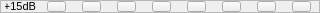
     <widget class="QFrame" name="frame_16">
      <property name="minimumSize">
       <size>
        <width>320</width>
        <height>13</height>
       </size>
      </property>
      <property name="maximumSize">
       <size>
        <width>320</width>
        <height>13</height>
       </size>
      </property>
      <property name="frameShape">
       <enum>QFrame::StyledPanel</enum>
      </property>
      <property name="frameShadow">
       <enum>QFrame::Raised</enum>
      </property>
      <widget class="QPushButton" name="In4_15">
       <property name="geometry">
        <rect>
         <x>152</x>
         <y>1</y>
         <width>19</width>
         <height>11</height>
        </rect>
       </property>
       <property name="minimumSize">
        <size>
         <width>19</width>
         <height>11</height>
        </size>
       </property>
       <property name="maximumSize">
        <size>
         <width>19</width>
         <height>11</height>
        </size>
       </property>
       <property name="text">
        <string/>
       </property>
       <property name="checkable">
        <bool>true</bool>
       </property>
       <property name="autoExclusive">
        <bool>true</bool>
       </property>
       <attribute name="buttonGroup">
        <string notr="true">buttonGroup4</string>
       </attribute>
      </widget>
      <widget class="QPushButton" name="In3_15">
       <property name="geometry">
        <rect>
         <x>117</x>
         <y>1</y>
         <width>19</width>
         <height>11</height>
        </rect>
       </property>
       <property name="minimumSize">
        <size>
         <width>19</width>
         <height>11</height>
        </size>
       </property>
       <property name="maximumSize">
        <size>
         <width>19</width>
         <height>11</height>
        </size>
       </property>
       <property name="text">
        <string/>
       </property>
       <property name="checkable">
        <bool>true</bool>
       </property>
       <property name="autoExclusive">
        <bool>true</bool>
       </property>
       <attribute name="buttonGroup">
        <string notr="true">buttonGroup3</string>
       </attribute>
      </widget>
      <widget class="QPushButton" name="In1_15">
       <property name="geometry">
        <rect>
         <x>47</x>
         <y>1</y>
         <width>19</width>
         <height>11</height>
        </rect>
       </property>
       <property name="minimumSize">
        <size>
         <width>19</width>
         <height>11</height>
        </size>
       </property>
       <property name="maximumSize">
        <size>
         <width>19</width>
         <height>11</height>
        </size>
       </property>
       <property name="text">
        <string/>
       </property>
       <property name="checkable">
        <bool>true</bool>
       </property>
       <property name="checked">
        <bool>false</bool>
       </property>
       <property name="autoExclusive">
        <bool>true</bool>
       </property>
       <attribute name="buttonGroup">
        <string notr="true">buttonGroup1</string>
       </attribute>
      </widget>
      <widget class="QPushButton" name="In8_15">
       <property name="geometry">
        <rect>
         <x>292</x>
         <y>1</y>
         <width>19</width>
         <height>11</height>
        </rect>
       </property>
       <property name="minimumSize">
        <size>
         <width>19</width>
         <height>11</height>
        </size>
       </property>
       <property name="maximumSize">
        <size>
         <width>19</width>
         <height>11</height>
        </size>
       </property>
       <property name="text">
        <string/>
       </property>
       <property name="checkable">
        <bool>true</bool>
       </property>
       <attribute name="buttonGroup">
        <string notr="true">buttonGroup8</string>
       </attribute>
      </widget>
      <widget class="QPushButton" name="In2_15">
       <property name="geometry">
        <rect>
         <x>82</x>
         <y>1</y>
         <width>19</width>
         <height>11</height>
        </rect>
       </property>
       <property name="minimumSize">
        <size>
         <width>19</width>
         <height>11</height>
        </size>
       </property>
       <property name="maximumSize">
        <size>
         <width>19</width>
         <height>11</height>
        </size>
       </property>
       <property name="text">
        <string/>
       </property>
       <property name="checkable">
        <bool>true</bool>
       </property>
       <property name="autoExclusive">
        <bool>true</bool>
       </property>
       <attribute name="buttonGroup">
        <string notr="true">buttonGroup2</string>
       </attribute>
      </widget>
      <widget class="QPushButton" name="In6_15">
       <property name="geometry">
        <rect>
         <x>222</x>
         <y>1</y>
         <width>19</width>
         <height>11</height>
        </rect>
       </property>
       <property name="minimumSize">
        <size>
         <width>19</width>
         <height>11</height>
        </size>
       </property>
       <property name="maximumSize">
        <size>
         <width>19</width>
         <height>11</height>
        </size>
       </property>
       <property name="text">
        <string/>
       </property>
       <property name="checkable">
        <bool>true</bool>
       </property>
       <property name="autoExclusive">
        <bool>true</bool>
       </property>
       <attribute name="buttonGroup">
        <string notr="true">buttonGroup6</string>
       </attribute>
      </widget>
      <widget class="QPushButton" name="In5_15">
       <property name="geometry">
        <rect>
         <x>187</x>
         <y>1</y>
         <width>19</width>
         <height>11</height>
        </rect>
       </property>
       <property name="minimumSize">
        <size>
         <width>19</width>
         <height>11</height>
        </size>
       </property>
       <property name="maximumSize">
        <size>
         <width>19</width>
         <height>11</height>
        </size>
       </property>
       <property name="text">
        <string/>
       </property>
       <property name="checkable">
        <bool>true</bool>
       </property>
       <property name="autoExclusive">
        <bool>true</bool>
       </property>
       <attribute name="buttonGroup">
        <string notr="true">buttonGroup5</string>
       </attribute>
      </widget>
      <widget class="QPushButton" name="In7_15">
       <property name="geometry">
        <rect>
         <x>257</x>
         <y>1</y>
         <width>19</width>
         <height>11</height>
        </rect>
       </property>
       <property name="minimumSize">
        <size>
         <width>19</width>
         <height>11</height>
        </size>
       </property>
       <property name="maximumSize">
        <size>
         <width>19</width>
         <height>11</height>
        </size>
       </property>
       <property name="text">
        <string/>
       </property>
       <property name="checkable">
        <bool>true</bool>
       </property>
       <property name="autoExclusive">
        <bool>true</bool>
       </property>
       <attribute name="buttonGroup">
        <string notr="true">buttonGroup7</string>
       </attribute>
      </widget>
      <widget class="QLabel" name="label_18">
       <property name="geometry">
        <rect>
         <x>5</x>
         <y>1</y>
         <width>31</width>
         <height>11</height>
        </rect>
       </property>
       <property name="font">
        <font>
         <pointsize>8</pointsize>
        </font>
       </property>
       <property name="text">
        <string>+15dB</string>
       </property>
       <property name="alignment">
        <set>Qt::AlignRight|Qt::AlignTrailing|Qt::AlignVCenter</set>
       </property>
      </widget>
     </widget>
